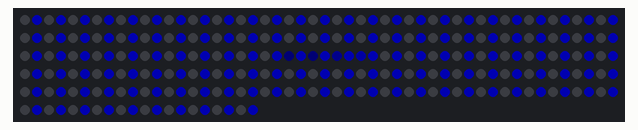
This sketch was run on a simulated Arduino Uno, built with avr-gcc and run on an emulated ATmega328P. On the bench: 270 RGB LEDs in strip order, left to right, continuing on the next row. Dim RGB values are drawn brighter than linear.

Above: at 0.49 s.

The sketch:

All_In.ino
```cpp
#include <Adafruit_NeoPixel.h>

const unsigned int BAUD_RATE = 9600;
const long DEBOUNCE_DELAY = 50;    // the debounce time; increase if the output flickers

const int LED_COUNT = 270;
const int STRIP_PIN = 6;
Adafruit_NeoPixel strip = Adafruit_NeoPixel(LED_COUNT, STRIP_PIN, NEO_GRB + NEO_KHZ800);

namespace input {
  const uint32_t COLOR_GREEN = strip.Color(0, 255, 0);
  const uint32_t COLOR_RED = strip.Color(255, 0, 0);
  const uint32_t COLOR_BLUE = strip.Color(0, 0, 255);
  const uint32_t COLOR_WHITE = strip.Color(255, 255, 255);

  typedef struct {
    int inputPin;
    int ledPin;
    int state;
    int prevState;
    bool on;
    long lastDebounceTime;
    uint32_t color;
    int ledPosition;
  } Button;

  const int BUTTON_COUNT = 12;
  Button buttons[input::BUTTON_COUNT] = {
    {22, 23, LOW, LOW, false, 0, COLOR_BLUE, 250},
    {24, 25, LOW, LOW, false, 0, COLOR_GREEN, 2},
    {26, 27, LOW, LOW, false, 0, COLOR_RED, 20},
    {28, 29, LOW, LOW, false, 0, COLOR_WHITE, 46},
    {30, 31, LOW, LOW, false, 0, COLOR_BLUE, 73},
    {32, 33, LOW, LOW, false, 0, COLOR_GREEN, 98},
    {34, 35, LOW, LOW, false, 0, COLOR_RED, 115},
    {36, 37, LOW, LOW, false, 0, COLOR_WHITE, 138},
    {38, 39, LOW, LOW, false, 0, COLOR_BLUE, 154},
    {40, 41, LOW, LOW, false, 0, COLOR_GREEN, 181},
    {42, 43, LOW, LOW, false, 0, COLOR_RED, 208},
    {44, 45, LOW, LOW, false, 0, COLOR_WHITE, 233}
  };

  void setup(Button button) {
    pinMode(button.ledPin, OUTPUT);
    // pinMode(button.inputPin, INPUT);
    // Serial.print("button setup: ");
    // Serial.println(button.inputPin);
  }

  void read(Button *button) {
    int reading = digitalRead(button->inputPin);
    // Serial.print("button read: ");
    // Serial.println(button.inputPin);
    // Serial.print(reading);
    // check to see if you just pressed the button
    // (i.e. the input went from LOW to HIGH),  and you've waited
    // long enough since the last press to ignore any noise:

    // If the switch changed, due to noise or pressing:
    if (reading != button->prevState) {
      // reset the debouncing timer
      button->lastDebounceTime = millis();
    }
    if ((millis() - button->lastDebounceTime) > DEBOUNCE_DELAY) {
      // if the button state has changed:
      if (reading != button->state) {
        button->state = reading;
        // only toggle the button if the new button state is HIGH
        if (button->state == HIGH) {
          button->on = !button->on;
          if(button->on) {
            digitalWrite(button->ledPin, HIGH);
          } else {
            digitalWrite(button->ledPin, LOW);
          }
          // Serial.print("button toggle: ");
          // Serial.print(button->inputPin);
          // Serial.println(button->on ? "true" : "false");
        }
      }
    }
    button->prevState = reading;
  }

  void readButtons() {
    for(int i=0; i < input::BUTTON_COUNT; i++) {
      input::read(&buttons[i]);
    }
  }
}


void update() {
  static long lastDebounceTime = 0;
  static int prevState = 0;
  static bool resetState = false;
  static int ticks = 0;
  int buttonsOn = 0;
  // int framerate = map(analogRead(1), 0, 1023, 10, 100);
  int framerate = 6;

  //determine state
  for(int i=0; i < input::BUTTON_COUNT; i++) {
    if (input::buttons[i].on) {
      buttonsOn++;
      // if (framerate > 0) {
      //   framerate -= 1;
      // }
    }
  }

  // reset state and ticks when state changes
  if(buttonsOn != prevState) {
    resetState = (buttonsOn < prevState);
    prevState = buttonsOn;
    ticks = 0;
  }

  // framerate *= (input::BUTTON_COUNT - buttonsOn) / input::BUTTON_COUNT;
  // control the update framerate
  if ((millis() - lastDebounceTime) > framerate) {
    lastDebounceTime = millis();
    if(buttonsOn > 0 && !resetState) {
      allInAnimation(ticks, buttonsOn);
    } else if(buttonsOn > 0) {
      resetAnimation(ticks);
    } else {
      clearStrip();
    }
    ticks++;
  }
}

void allInAnimation(int ticks, int buttonsOn) {
  int color = ticks % 256;
  int px = ticks % LED_COUNT;
  int fadeInInterval = 32;
  clearStrip();

  if(ticks < fadeInInterval) {
    strip.setBrightness((256 / fadeInInterval) * ticks+1 % 256);
  }

  if(buttonsOn > 1 && ticks >= fadeInInterval) {
    for(uint16_t i=0; i<LED_COUNT; i++) {
      strip.setPixelColor(i, wheel((i+color) & 255));
    }
  }

  for(uint16_t i=0; i<LED_COUNT; i++) {
    for(int j=0; j < input::BUTTON_COUNT; j++) {
      if (input::buttons[j].on) {
        if(ticks < fadeInInterval && i % 2 == px % 2) {
          strip.setPixelColor(i, input::buttons[j].color);
        } else if(buttonsOn == 1) {
          if(i == px) {
            strip.setPixelColor(offsetPixelLocation(i+input::buttons[j].ledPosition-fadeInInterval), input::buttons[j].color);
          } else if(i == offsetPixelLocation(px-1)) {
            strip.setPixelColor(offsetPixelLocation(i+input::buttons[j].ledPosition-fadeInInterval), reduceBrightness(input::buttons[j].color, 2));
          } else if(i == offsetPixelLocation(px-2)) {
            strip.setPixelColor(offsetPixelLocation(i+input::buttons[j].ledPosition-fadeInInterval), reduceBrightness(input::buttons[j].color, 3));
          } else if(i == offsetPixelLocation(px-3)) {
            strip.setPixelColor(offsetPixelLocation(i+input::buttons[j].ledPosition-fadeInInterval), reduceBrightness(input::buttons[j].color, 4));
          } else if(i == offsetPixelLocation(px-4)) {
            strip.setPixelColor(offsetPixelLocation(i+input::buttons[j].ledPosition-fadeInInterval), reduceBrightness(input::buttons[j].color, 4));
          } else if(i == offsetPixelLocation(px-5)) {
            strip.setPixelColor(offsetPixelLocation(i+input::buttons[j].ledPosition-fadeInInterval), reduceBrightness(input::buttons[j].color, 5));
          } else if(i == offsetPixelLocation(px-6)) {
            strip.setPixelColor(offsetPixelLocation(i+input::buttons[j].ledPosition-fadeInInterval), reduceBrightness(input::buttons[j].color, 5));
          } else if(i == offsetPixelLocation(px-7)) {
            strip.setPixelColor(offsetPixelLocation(i+input::buttons[j].ledPosition-fadeInInterval), reduceBrightness(input::buttons[j].color, 5));
          }
        }
      }
    }
  }

  if(ticks >= fadeInInterval) {
    for(int j=0; j < input::BUTTON_COUNT; j++) {
      if (input::buttons[j].on) {
        if(ticks % 6 < 3) {
          strip.setPixelColor(input::buttons[j].ledPosition+2, input::buttons[j].color);
          strip.setPixelColor(input::buttons[j].ledPosition+3, input::buttons[j].color);
          strip.setPixelColor(input::buttons[j].ledPosition+4, input::buttons[j].color);
          strip.setPixelColor(input::buttons[j].ledPosition+5, input::buttons[j].color);
          strip.setPixelColor(input::buttons[j].ledPosition+6, input::buttons[j].color);
        } else {
          strip.setPixelColor(input::buttons[j].ledPosition+2, strip.Color(0, 0, 0));
          strip.setPixelColor(input::buttons[j].ledPosition+3, strip.Color(0, 0, 0));
          strip.setPixelColor(input::buttons[j].ledPosition+4, strip.Color(0, 0, 0));
          strip.setPixelColor(input::buttons[j].ledPosition+5, strip.Color(0, 0, 0));
          strip.setPixelColor(input::buttons[j].ledPosition+6, strip.Color(0, 0, 0));
        }
      }
    }
  }
}

void resetAnimation(int ticks) {
  int color = ticks % 256;
  clearStrip();
  for(uint16_t i=0; i<LED_COUNT; i++) {
    strip.setPixelColor(i, wheel((i+color) & 255));
  }

  for(int j=0; j < input::BUTTON_COUNT; j++) {
    if (input::buttons[j].on) {
      if(ticks % 6 < 3) {
        strip.setPixelColor(input::buttons[j].ledPosition+2, input::buttons[j].color);
        strip.setPixelColor(input::buttons[j].ledPosition+3, input::buttons[j].color);
        strip.setPixelColor(input::buttons[j].ledPosition+4, input::buttons[j].color);
        strip.setPixelColor(input::buttons[j].ledPosition+5, input::buttons[j].color);
        strip.setPixelColor(input::buttons[j].ledPosition+6, input::buttons[j].color);
      } else {
        strip.setPixelColor(input::buttons[j].ledPosition+2, strip.Color(0, 0, 0));
        strip.setPixelColor(input::buttons[j].ledPosition+3, strip.Color(0, 0, 0));
        strip.setPixelColor(input::buttons[j].ledPosition+4, strip.Color(0, 0, 0));
        strip.setPixelColor(input::buttons[j].ledPosition+5, strip.Color(0, 0, 0));
        strip.setPixelColor(input::buttons[j].ledPosition+6, strip.Color(0, 0, 0));
      }
    }
  }
}

void restAnimation(int ticks) {
  clearStrip();
}

int offsetPixelLocation(int offsetPosition) {
  if(offsetPosition > LED_COUNT) {
    return offsetPosition - LED_COUNT;
  } else if(offsetPosition < 0) {
    return LED_COUNT - offsetPosition;
  } else {
    return offsetPosition;
  }
}

uint32_t reduceBrightness(uint32_t c, int factor) {
  uint8_t
    r = (uint8_t)(c >> 16),
    g = (uint8_t)(c >>  8),
    b = (uint8_t)c;

  factor = 50 * factor;

  // Serial.print("before: ");
  // Serial.print("r: ");
  // Serial.print(r);
  // Serial.print("g: ");
  // Serial.print(g);
  // Serial.print("b: ");
  // Serial.print(b);
  // Serial.print("factor: ");
  // Serial.println(factor);

  r = (r - factor < 0) ? 0 : r - factor;
  g = (g - factor < 0) ? 0 : g - factor;
  b = (b - factor < 0) ? 0 : b - factor;

  // Serial.print("after: ");
  // Serial.print("r: ");
  // Serial.print(r);
  // Serial.print("g: ");
  // Serial.print(g);
  // Serial.print("b: ");
  // Serial.println(b);

  return strip.Color(r, g, b);
}

// Input a value 0 to 255 to get a color value.
// The colours are a transition r - g - b - back to r.
uint32_t wheel(byte WheelPos) {
  if(WheelPos < 85) {
   return strip.Color(WheelPos * 3, 255 - WheelPos * 3, 0);
  } else if(WheelPos < 170) {
   WheelPos -= 85;
   return strip.Color(255 - WheelPos * 3, 0, WheelPos * 3);
  } else {
   WheelPos -= 170;
   return strip.Color(0, WheelPos * 3, 255 - WheelPos * 3);
  }
}

void clearStrip() {
  for(uint16_t i=0; i<strip.numPixels(); i++) {
    strip.setPixelColor(i, strip.Color(0, 0, 0));
  }
}

void render() {
  strip.show();
  // delay(100);
}


/*****
 * Arduino Setup & Loop
 *****/

void setup() {
  // Serial.begin(BAUD_RATE);
  for(int i=0; i < input::BUTTON_COUNT; i++) {
      input::setup(input::buttons[i]);
  }
  strip.begin();
  strip.show(); // Initialize all pixels to 'off'
  // Serial.println("Setup Complete");
}

void loop() {
  input::readButtons();
  update();
  render();
}
```
